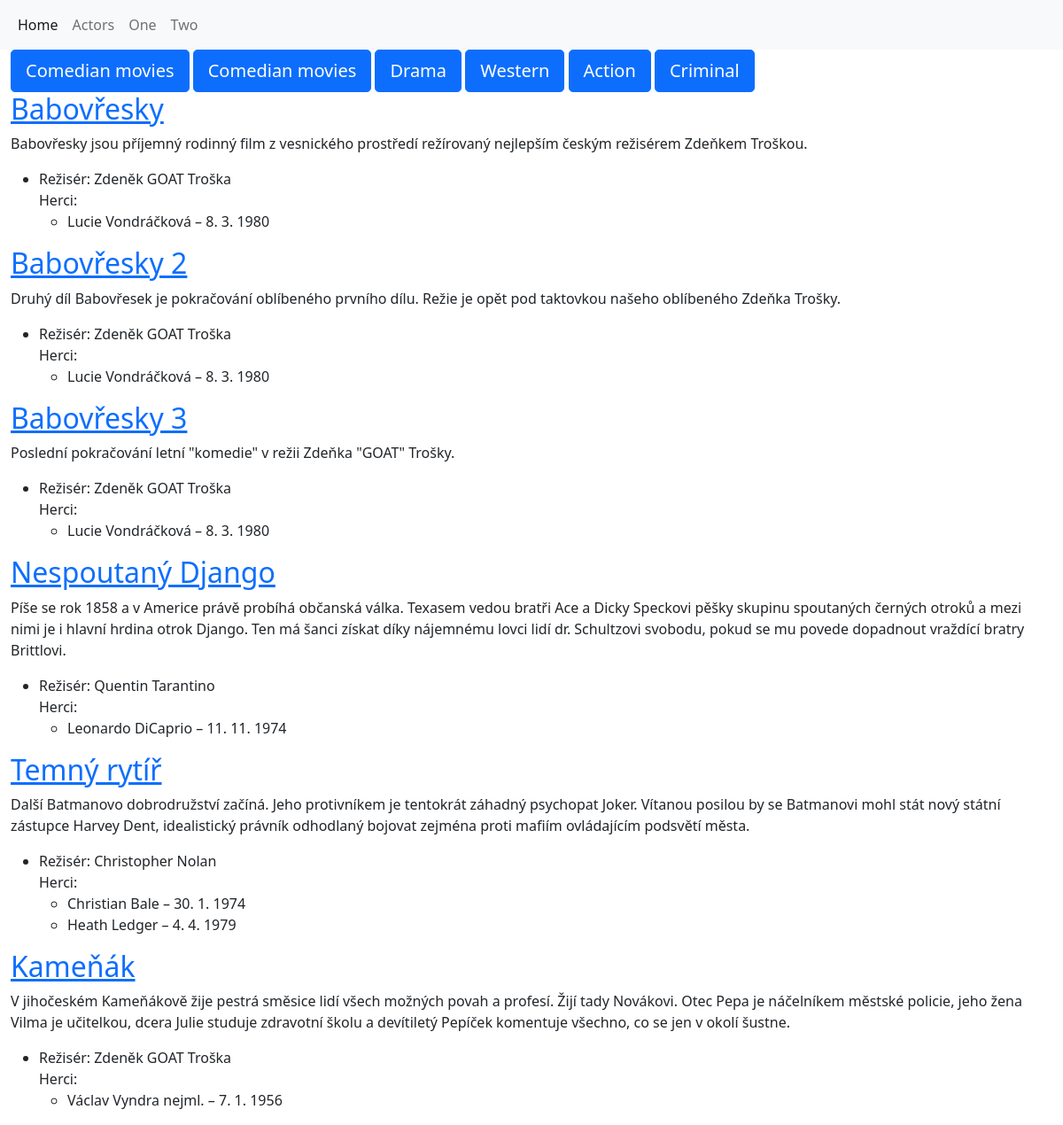
/, run on an earlier commit of the app's database.
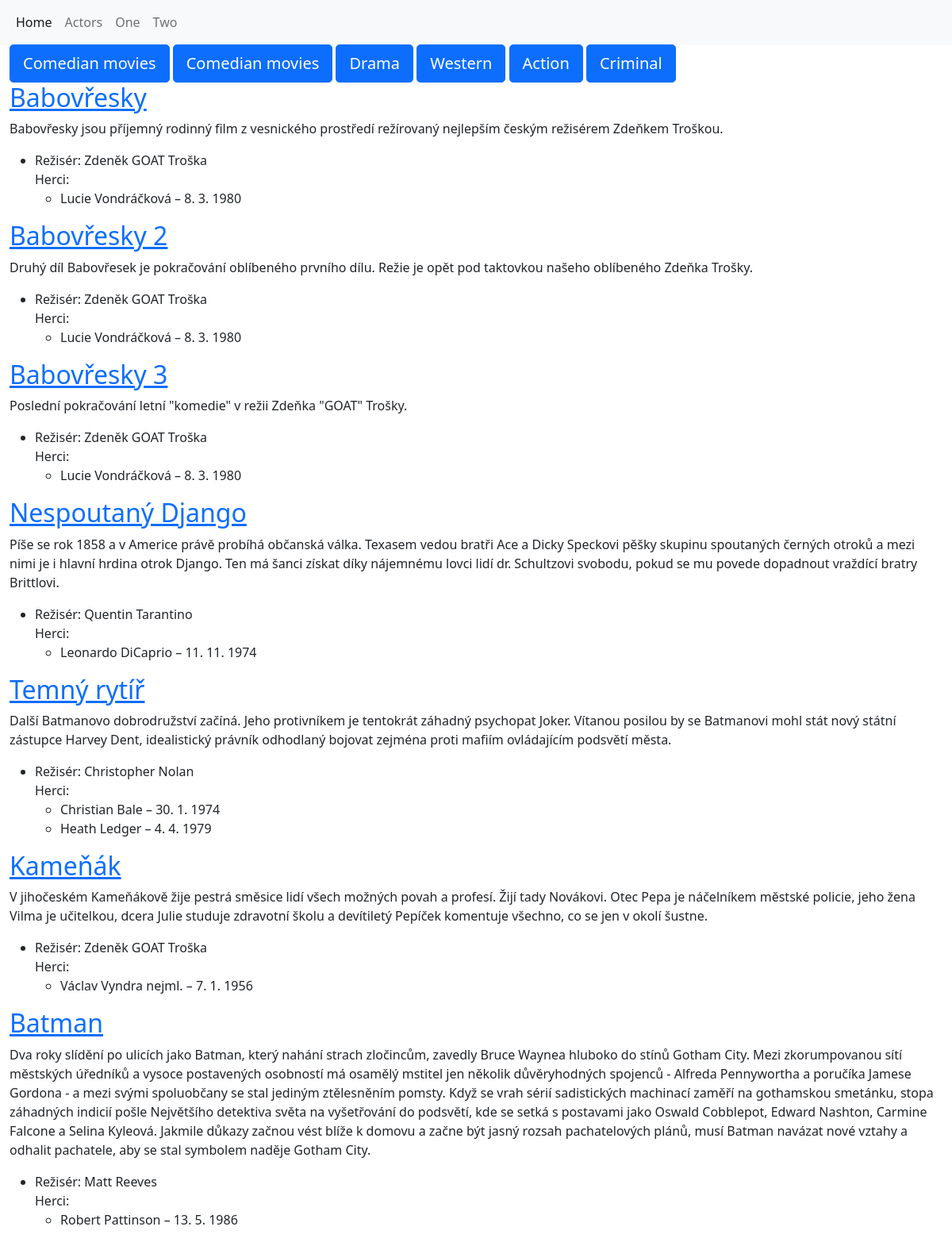
And on a later commit of the database.
### gaflix/models.py (models this page shows, shortened)
class Category(models.Model):
    title = models.CharField(max_length=255)
    class Meta:
        verbose_name_plural = "Categories"

class Movie(models.Model):
    title = models.CharField(max_length=255)
    description = models.TextField(null=True, blank=True)
    csfd_rating = models.IntegerField(null=True, blank=True)
    director = models.ForeignKey('Director', null=True, blank=True, on_delete=models.SET_NULL)
    actors = models.ManyToManyField('Actor', blank=True)
    categories = models.ManyToManyField('Category', blank=True)

class Director(models.Model):
    name = models.CharField(max_length=255)
    description = models.TextField(null=True, blank=True)
    birth_date = models.DateField(null=True, blank=True)
    def __str__(self):
        return self.name

class Actor(models.Model):
    name = models.CharField(max_length=255)
    description = models.TextField(null=True, blank=True)
    birth_date = models.DateField(null=True, blank=True)
    sex = models.CharField(choices=SEX_CHOICES, max_length=32, default='male')
    class Meta:
        ordering = ['name']

### gaflix/views.py (the view)
# urls.py: path('', movielist, name='homepage'),
def movielist(request):
    context = {
        'movies': Movie.objects.all(),
        'categories': Category.objects.all()
    }
    return render(request, 'homepage.html', context)

### templates/homepage.html (shortened to what this page needs)
{% extends 'base.html' %}
  {% block content %}
    <div class="container-fluid">
      <div>
        {% for category in categories %}
        <a href="{% url 'category_detail' category.pk %}" class="btn btn-primary btn-lg">{{category.title}}</a>
        {%endfor%}
        </div>
        {% for movie in movies %}
        <h2><a href="{% url "movie_detail" movie.id %}">{{movie.title}}</a></h2>
        <p>{{movie.description}}</p>
        <ul>
          <li>
            Režisér: {{movie.director}}
          </li>
            Herci:
        <ul>
          {% for actor in movie.actors.all %}
            <li>{{actor.name}} &ndash; {{actor.birth_date|date:"j. n. Y"}}</li>
          {%endfor%}
        </ul>
      </ul>
        {%endfor%}
      </div>
{% endblock %}

What changed in the data, as far as the page shows it:
added Movie: title "Batman", description "Dva roky slídění po ulicích jako Batman, který nahání strach zločincům, zavedly Bruce Waynea hluboko do stínů Gotham City. Mezi zkorumpovanou sítí městských úředníků a vysoce postavených osobností má osamělý mstitel jen několik důvěryhodných spojenců - Alfreda Pennywortha a poručíka Jamese Gordona - a mezi svými spoluobčany se stal jediným ztělesněním pomsty. Když se vrah sérií sadistických machinací zaměří na gothamskou smetánku, stopa záhadných indicií pošle Největšího detektiva světa na vyšetřování do podsvětí, kde se setká s postavami jako Oswald Cobblepot, Edward Nashton, Carmine Falcone a Selina Kyleová. Jakmile důkazy začnou vést blíže k domovu a začne být jasný rozsah pachatelových…", director "Matt Reeves"
added Actor: name "Robert Pattinson", birth_date "13. 5. 1986", shown under "Batman"
